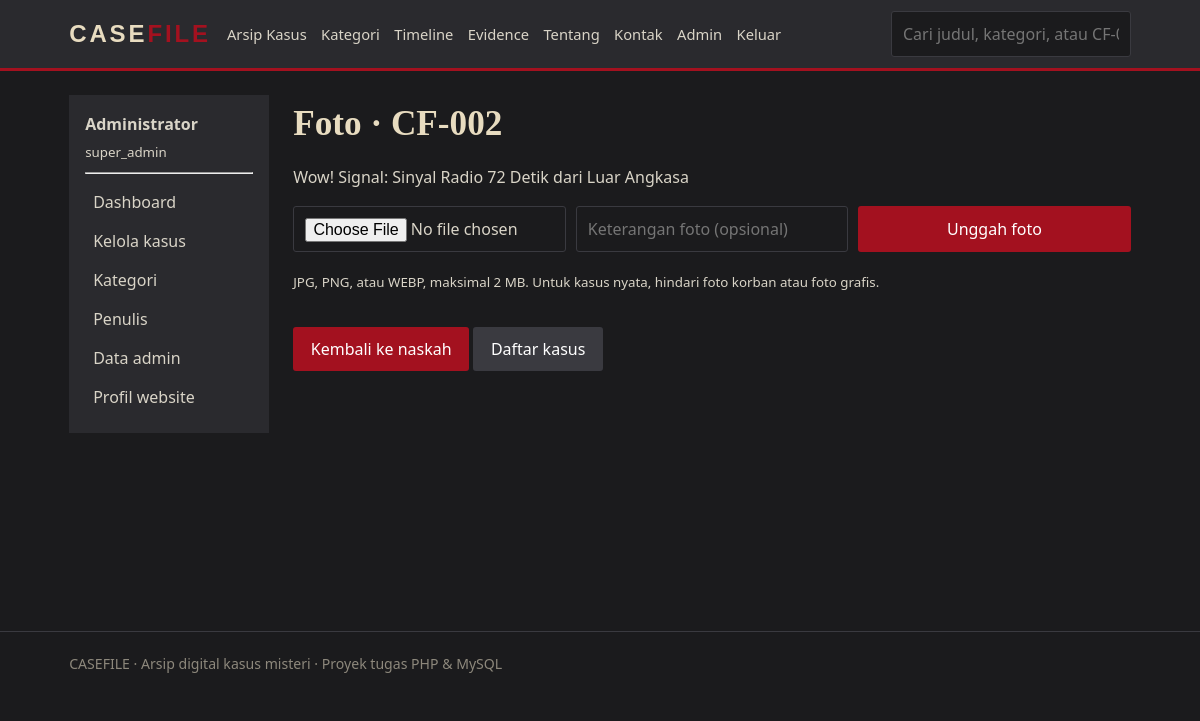
Page /admin/photos.php?id=2 (signed in) on the committed database.
### tables this page shows
CREATE TABLE articles (
  id INT AUTO_INCREMENT PRIMARY KEY,
  case_id VARCHAR(10) NOT NULL UNIQUE,
  judul VARCHAR(200) NOT NULL,
  ringkasan VARCHAR(300) NOT NULL,
  isi MEDIUMTEXT NOT NULL,
  category_id INT NOT NULL,
  author_id INT NOT NULL,
  admin_id INT NULL,
  status ENUM('Solved','Unsolved','Ongoing Investigation','Historical') NOT NULL DEFAULT 'Historical',
  lokasi VARCHAR(100) NOT NULL,
  tahun SMALLINT NOT NULL,
  editors_note TEXT,
  views INT NOT NULL DEFAULT 0,
  created_at TIMESTAMP DEFAULT CURRENT_TIMESTAMP,
  FOREIGN KEY (category_id) REFERENCES categories(id),
  FOREIGN KEY (author_id) REFERENCES authors(id),
  FOREIGN KEY (admin_id) REFERENCES admins(id) ON DELETE SET NULL
);

### koneksi.php (called while the page is built, shortened)
<?php
function e($s) { return htmlspecialchars((string)$s, ENT_QUOTES, 'UTF-8'); }

### admin/photos.php (the view, shortened to what this page needs)
<?php
require 'auth.php';
$id = (int)($_GET['id'] ?? 0);
$st = $conn->prepare("SELECT id,case_id,judul FROM articles WHERE id=?"); $st->bind_param('i', $id); $st->execute();
$a = $st->get_result()->fetch_assoc() ?: die('Kasus tidak ditemukan.');
include '_head.php';
?>
<h1>Foto · <?= e($a['case_id']) ?></h1><p><?= e($a['judul']) ?></p>
<form method="post" enctype="multipart/form-data" class="f row"><?= csrf_field() ?><input type="hidden" name="aksi" value="upload">
  <input type="file" name="foto" accept="image/jpeg,image/png,image/webp" required>
  <input name="caption" placeholder="Keterangan foto (opsional)" maxlength="200">
  <button>Unggah foto</button></form>
<p><small>JPG, PNG, atau WEBP, maksimal 2 MB. Untuk kasus nyata, hindari foto korban atau foto grafis.</small></p>
<p><a class="btn" href="case_form.php?id=<?= $id ?>">Kembali ke naskah</a> <a class="btn alt" href="cases.php">Daftar kasus</a></p>
<?php include '_foot.php'; ?>

### assets/style.css (style rules this page uses)
:root { --char:#1b1b1d;--gray:#2a2a2e;--gray2:#3a3a40;--red:#a3111f;--paper:#e8dcc0;--ink:#d9d4c7 }
* { box-sizing:border-box }
body { margin:0;background:var(--char);color:var(--ink);font:16px/1.65 "Segoe UI",system-ui,sans-serif }
a { color:inherit;text-decoration:none }
h1,h2,h3 { font-family:Georgia,"Times New Roman",serif;color:var(--paper);line-height:1.25;margin:.2em 0 .5em }
h1 { font-size:2.2rem }
.search input,input,select,textarea { background:var(--char);border:1px solid var(--gray2);color:var(--ink);padding:.55rem .7rem;border-radius:3px;font:inherit;width:100% }
.row { display:grid;grid-template-columns:repeat(auto-fit,minmax(170px,1fr));gap:.6rem;margin-bottom:1rem }
button,.btn { background:var(--red);color:#fff;border:0;padding:.55rem 1.1rem;border-radius:3px;cursor:pointer;font:inherit;display:inline-block }
.btn.alt { background:var(--gray2) }

### rows in the picture
articles: case "CF-002", judul "Wow! Signal: Sinyal Radio 72 Detik dari Luar Angkasa"

### other values in the picture
$me['nama'] "Administrator"
$me['role'] "super_admin"
